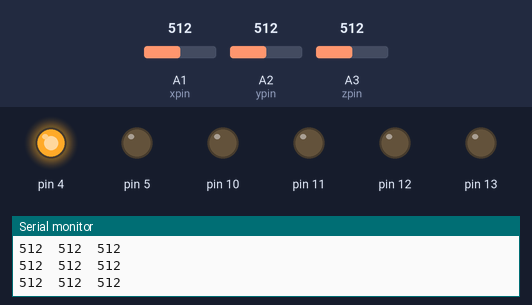
Simulated run of this sketch. Board: Arduino Uno, built with avr-gcc and run on an emulated ATmega328P. On the bench: output pins drawn as LEDs (lit = HIGH), the last lines printed to the serial monitor. The inputs (shaded band) are chosen by the test bench; at power-on: A1 (xpin) = 512, A2 (ypin) = 512, A3 (zpin) = 512.

Above: at 1.2 s.
1.3 s: A1 (xpin) set to 467
2.8 s: A1 (xpin) set to 431
At 3.5 s:
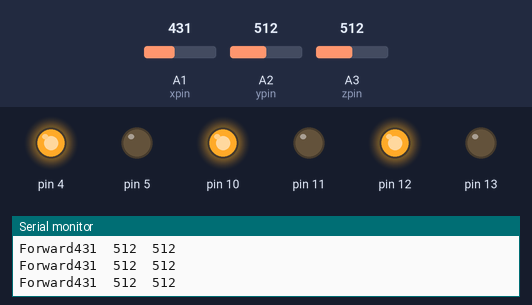
4.3 s: A1 (xpin) set to 311
7.3 s: A1 (xpin) set to 292
At 8.1 s:
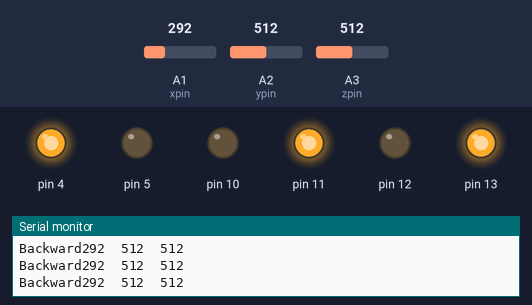
8.8 s: A2 (ypin) set to 985
10.3 s: A2 (ypin) set to 1014
Timing chart, 0 to 13.3 s (numbered marks = the images above; inputs shaded):
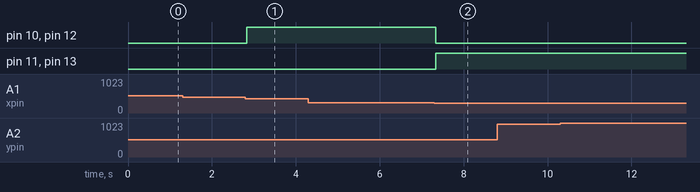

Measured:
- the behaviour switches between 450 and 449 on A1 (xpin) (found by bisection; images 0 and 1)
- the behaviour switches between 300 and 299 on A1 (xpin) (found by bisection; images 1 and 2)
- after the input at 2.8 s, pin 10, pin 12: LOW → HIGH at once
- after the input at 7.3 s, pin 10, pin 12: HIGH → LOW at once; pin 11, pin 13: LOW → HIGH at once

The sketch:

accelerometer_moving.ino
```cpp
// these constants describe the pins. They won't change:
const int xpin = A1;                  // x-axis
const int ypin = A2;                  // y-axis
const int zpin = A3;                  // z-axis (only on 3-axis models)of the accelerometer

void setup()
{
  // initialize the serial communications:
  Serial.begin(9600);

  // Provide ground and power by using the analog inputs as normal
  // digital pins.  This makes it possible to directly connect the
  // breakout board to the Arduino.  If you use the normal 5V and
  // GND pins on the Arduino, you can remove these lines.
  pinMode(A1, INPUT);
  pinMode(A2, INPUT);
  pinMode(A3, INPUT);
  pinMode(4,OUTPUT);
  pinMode(5,OUTPUT);
  digitalWrite(4,HIGH);
  digitalWrite(5,LOW);
  pinMode(10, OUTPUT);
  pinMode(11, OUTPUT);
  pinMode(12, OUTPUT);
  pinMode(13, OUTPUT);
}

void loop()
{
  // print the sensor values:
  int x=analogRead(xpin);
  int y=analogRead(ypin);
  int z=analogRead(zpin);
  Serial.print(x);
  // print a tab between values:
  Serial.print("\t");
  Serial.print(y);
  // print a tab between values:
  Serial.print("\t");
  Serial.print(z);
  Serial.println();

  if((x>400) && (x<450))
    {
      Serial.print("Forward");
      digitalWrite(10, HIGH);
      digitalWrite(11, LOW);
      digitalWrite(12, HIGH);
      digitalWrite(13, LOW);
    }
   else if((x>250) && (x<300))
    {
    Serial.print("Backward");
    digitalWrite(10, LOW);
    digitalWrite(11, HIGH);
    digitalWrite(12, LOW);
    digitalWrite(13, HIGH);
    }
   else if((y>400) && (y<450))
    {
      Serial.print("Left");
   digitalWrite (10, LOW);
   digitalWrite (11, LOW);
   digitalWrite (12, HIGH);
   digitalWrite (13, LOW);
    }
   else if((y>250) && (y<300))
    {
      Serial.print("Right");
          digitalWrite (10, HIGH);
    digitalWrite (11, LOW);
    digitalWrite (12, LOW);
    digitalWrite (13, LOW);
    }
   else if((x>300) && (x<400) && (y>300) && (y<400))
    {
      Serial.print("Stop");
    }
}
```
